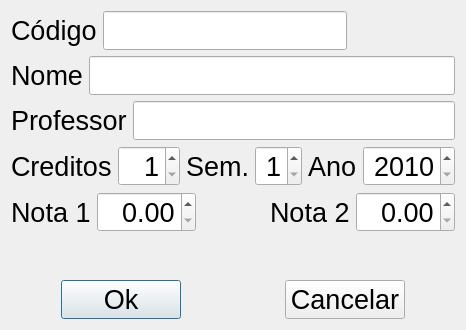
<?xml version="1.0" encoding="UTF-8"?>
<ui version="4.0">
 <class>FrmDisciplina</class>
 <widget class="QDialog" name="FrmDisciplina">
  <property name="geometry">
   <rect>
    <x>0</x>
    <y>0</y>
    <width>450</width>
    <height>330</height>
   </rect>
  </property>
  <property name="minimumSize">
   <size>
    <width>0</width>
    <height>330</height>
   </size>
  </property>
  <property name="font">
   <font>
    <pointsize>20</pointsize>
   </font>
  </property>
  <property name="windowTitle">
   <string>Dialog</string>
  </property>
  <layout class="QVBoxLayout" name="verticalLayout_2">
   <property name="sizeConstraint">
    <enum>QLayout::SetDefaultConstraint</enum>
   </property>
   <item>
    <layout class="QVBoxLayout" name="verticalLayout">
     <item>
      <layout class="QHBoxLayout" name="horizontalLayout_5">
       <item>
        <widget class="QLabel" name="label">
         <property name="text">
          <string>Código</string>
         </property>
        </widget>
       </item>
       <item>
        <widget class="QLineEdit" name="tbxCodigo">
         <property name="sizePolicy">
          <sizepolicy hsizetype="Preferred" vsizetype="Fixed">
           <horstretch>0</horstretch>
           <verstretch>0</verstretch>
          </sizepolicy>
         </property>
         <property name="alignment">
          <set>Qt::AlignRight|Qt::AlignTrailing|Qt::AlignVCenter</set>
         </property>
        </widget>
       </item>
       <item>
        <spacer name="horizontalSpacer_2">
         <property name="orientation">
          <enum>Qt::Horizontal</enum>
         </property>
         <property name="sizeHint" stdset="0">
          <size>
           <width>60</width>
           <height>20</height>
          </size>
         </property>
        </spacer>
       </item>
      </layout>
     </item>
     <item>
      <layout class="QHBoxLayout" name="horizontalLayout_4">
       <item>
        <widget class="QLabel" name="label_2">
         <property name="text">
          <string>Nome</string>
         </property>
        </widget>
       </item>
       <item>
        <widget class="QLineEdit" name="tbxNome"/>
       </item>
      </layout>
     </item>
     <item>
      <layout class="QHBoxLayout" name="horizontalLayout_3">
       <item>
        <widget class="QLabel" name="label_3">
         <property name="text">
          <string>Professor</string>
         </property>
        </widget>
       </item>
       <item>
        <widget class="QLineEdit" name="tbxProfessor"/>
       </item>
      </layout>
     </item>
     <item>
      <layout class="QHBoxLayout" name="horizontalLayout_2">
       <item>
        <widget class="QLabel" name="label_4">
         <property name="text">
          <string>Creditos</string>
         </property>
        </widget>
       </item>
       <item>
        <widget class="QSpinBox" name="tbxCreditos">
         <property name="alignment">
          <set>Qt::AlignRight|Qt::AlignTrailing|Qt::AlignVCenter</set>
         </property>
         <property name="minimum">
          <number>1</number>
         </property>
         <property name="maximum">
          <number>20</number>
         </property>
        </widget>
       </item>
       <item>
        <spacer name="horizontalSpacer_3">
         <property name="orientation">
          <enum>Qt::Horizontal</enum>
         </property>
         <property name="sizeHint" stdset="0">
          <size>
           <width>40</width>
           <height>20</height>
          </size>
         </property>
        </spacer>
       </item>
       <item>
        <widget class="QLabel" name="label_6">
         <property name="text">
          <string>Sem.</string>
         </property>
        </widget>
       </item>
       <item>
        <widget class="QSpinBox" name="tbxAno_2">
         <property name="alignment">
          <set>Qt::AlignRight|Qt::AlignTrailing|Qt::AlignVCenter</set>
         </property>
         <property name="minimum">
          <number>1</number>
         </property>
         <property name="maximum">
          <number>2</number>
         </property>
        </widget>
       </item>
       <item>
        <spacer name="horizontalSpacer_4">
         <property name="orientation">
          <enum>Qt::Horizontal</enum>
         </property>
         <property name="sizeHint" stdset="0">
          <size>
           <width>40</width>
           <height>20</height>
          </size>
         </property>
        </spacer>
       </item>
       <item>
        <widget class="QLabel" name="label_5">
         <property name="text">
          <string>Ano</string>
         </property>
        </widget>
       </item>
       <item>
        <widget class="QSpinBox" name="tbxAno">
         <property name="alignment">
          <set>Qt::AlignRight|Qt::AlignTrailing|Qt::AlignVCenter</set>
         </property>
         <property name="minimum">
          <number>2010</number>
         </property>
         <property name="maximum">
          <number>2080</number>
         </property>
        </widget>
       </item>
      </layout>
     </item>
     <item>
      <layout class="QHBoxLayout" name="horizontalLayout_6">
       <item>
        <widget class="QLabel" name="label_7">
         <property name="text">
          <string>Nota 1</string>
         </property>
        </widget>
       </item>
       <item>
        <widget class="QDoubleSpinBox" name="tbxNota1">
         <property name="alignment">
          <set>Qt::AlignRight|Qt::AlignTrailing|Qt::AlignVCenter</set>
         </property>
         <property name="maximum">
          <double>10.000000000000000</double>
         </property>
        </widget>
       </item>
       <item>
        <spacer name="horizontalSpacer_5">
         <property name="orientation">
          <enum>Qt::Horizontal</enum>
         </property>
         <property name="sizeHint" stdset="0">
          <size>
           <width>40</width>
           <height>20</height>
          </size>
         </property>
        </spacer>
       </item>
       <item>
        <widget class="QLabel" name="label_8">
         <property name="text">
          <string>Nota 2</string>
         </property>
        </widget>
       </item>
       <item>
        <widget class="QDoubleSpinBox" name="tbxNota2">
         <property name="alignment">
          <set>Qt::AlignRight|Qt::AlignTrailing|Qt::AlignVCenter</set>
         </property>
         <property name="maximum">
          <double>10.000000000000000</double>
         </property>
        </widget>
       </item>
      </layout>
     </item>
     <item>
      <spacer name="verticalSpacer">
       <property name="orientation">
        <enum>Qt::Vertical</enum>
       </property>
       <property name="sizeHint" stdset="0">
        <size>
         <width>20</width>
         <height>40</height>
        </size>
       </property>
      </spacer>
     </item>
     <item>
      <layout class="QHBoxLayout" name="horizontalLayout">
       <property name="leftMargin">
        <number>50</number>
       </property>
       <property name="rightMargin">
        <number>50</number>
       </property>
       <item>
        <widget class="QPushButton" name="btnOk">
         <property name="minimumSize">
          <size>
           <width>120</width>
           <height>0</height>
          </size>
         </property>
         <property name="text">
          <string>Ok</string>
         </property>
        </widget>
       </item>
       <item>
        <spacer name="horizontalSpacer">
         <property name="orientation">
          <enum>Qt::Horizontal</enum>
         </property>
         <property name="sizeHint" stdset="0">
          <size>
           <width>100</width>
           <height>20</height>
          </size>
         </property>
        </spacer>
       </item>
       <item>
        <widget class="QPushButton" name="btnCancelar">
         <property name="minimumSize">
          <size>
           <width>120</width>
           <height>0</height>
          </size>
         </property>
         <property name="text">
          <string>Cancelar</string>
         </property>
        </widget>
       </item>
      </layout>
     </item>
    </layout>
   </item>
  </layout>
 </widget>
 <resources/>
 <connections/>
</ui>
